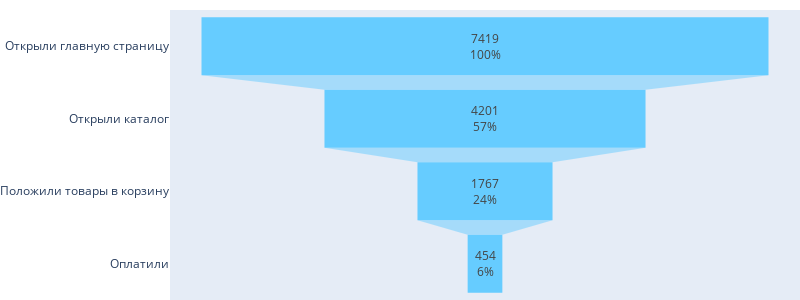

Notebook cell for this chart:
### Code cell
df_for_2nd_funnel = funnel_by_data(data)

### Figure 1 — Plotly figure (JSON) as saved in the notebook; plotly's stock layout.template omitted (floating-point values rounded to 4 significant figures)
{"data": [{"marker": {"color": "#66CCFF"}, "textinfo": "value+percent initial", "type": "funnel", "x": [7419, 4201, 1767, 454], "y": ["Открыли главную страницу", "Открыли каталог", "Положили товары в корзину", "Оплатили"]}], "layout": {"height": 300, "margin": {"b": 0, "l": 0, "r": 0, "t": 10}, "width": 800}}
